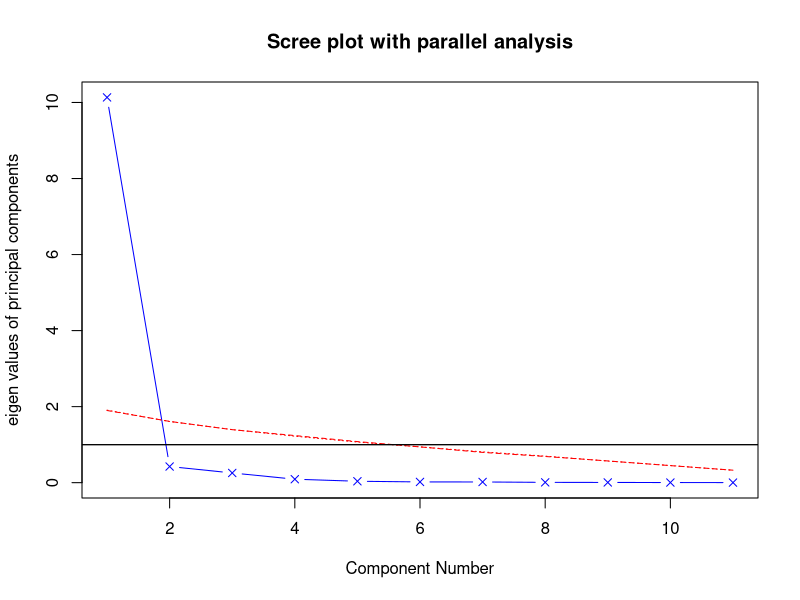
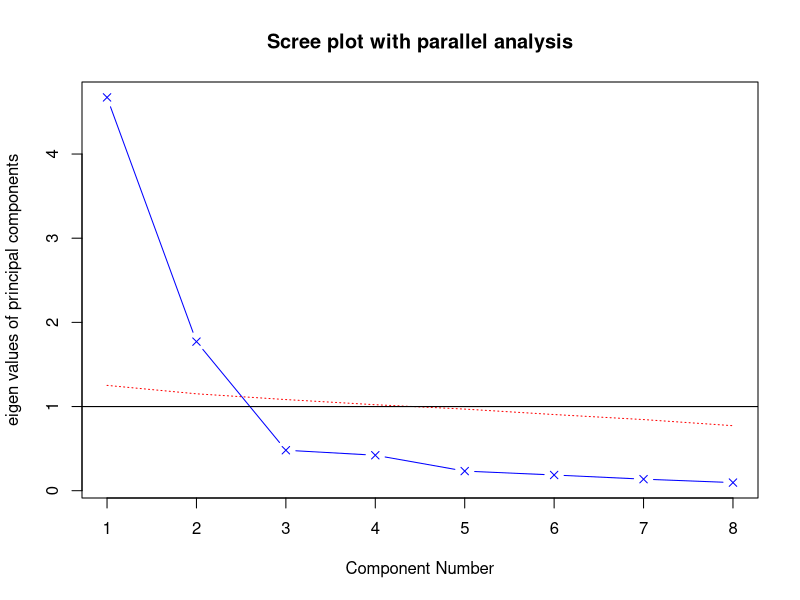
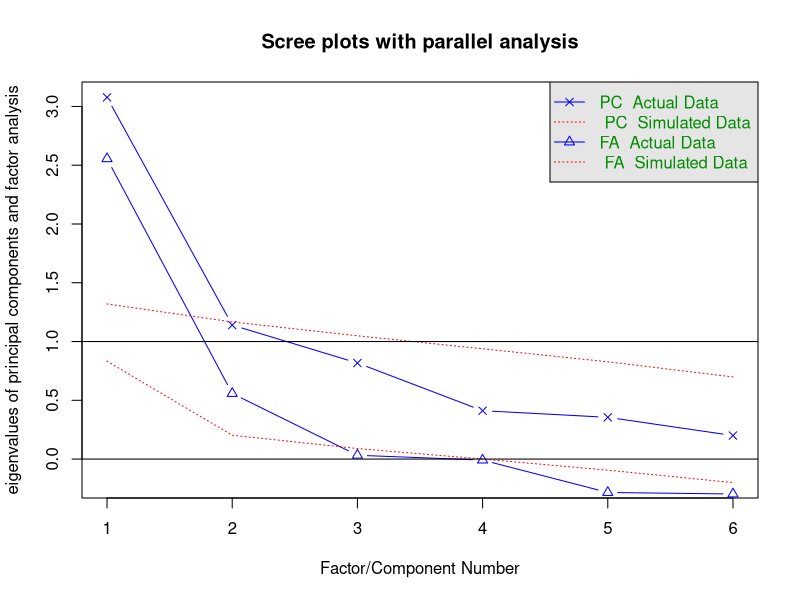
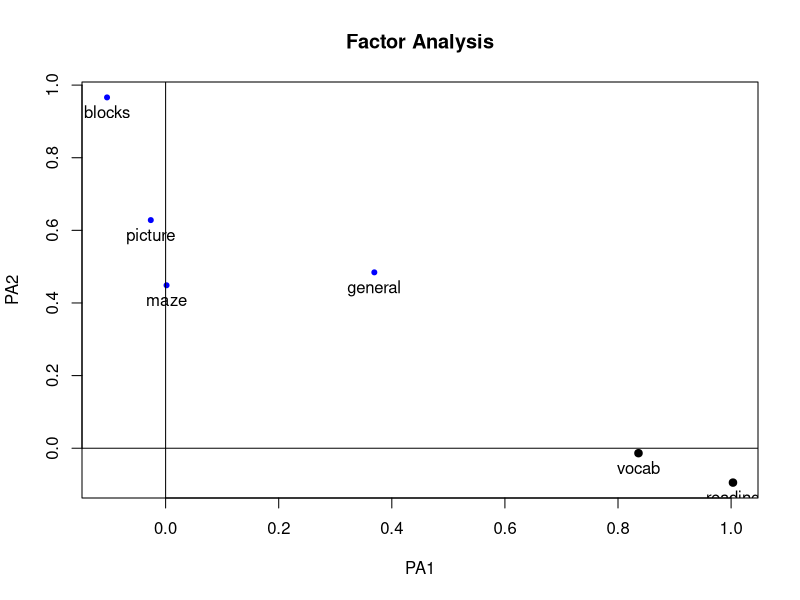
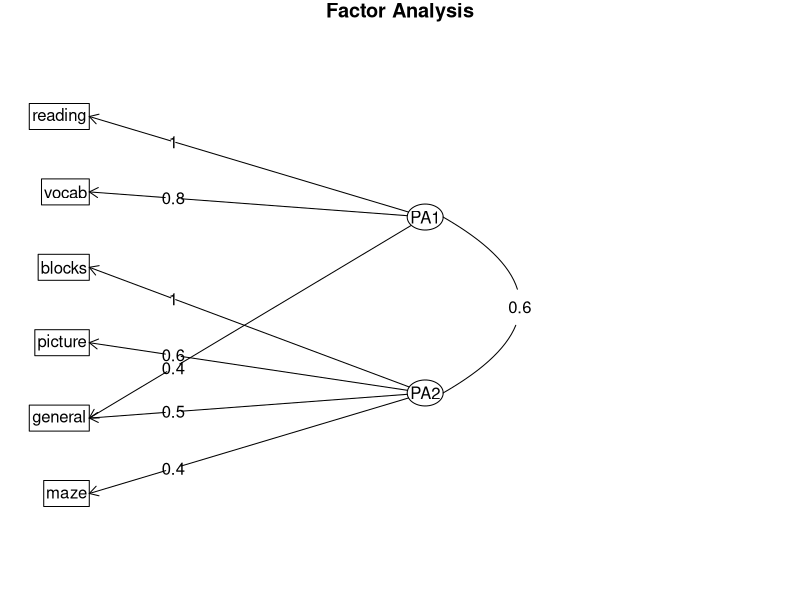

These figures' R source, in order:
# PCA: goal is to summarize or reduce the data dimensions by combining the variables together
# we get a smaller number of components that are uncorrelated with each other
# these new principal components are linear combinations of the original variables of the data

# basic scree plot for PCA
library(psych)
fa.parallel(USJudgeRatings[, -1], fa = 'pc', n.iter = 100, show.legend = FALSE,
            main = 'Scree plot with parallel analysis')
abline(h = 1) 
# this plot has 3 different tests: 1) the traditional bend test, which is at 1
# 2) for PCA, components above 1 are usually recommended to retain, which is also at 1
# 3) we get the mean eigenvalues for 100 random data matrices and plot that as the dashed line; usually retain if above that line

# extractinc principal components
library(psych)
pc <- principal(USJudgeRatings[, -1], nfactors = 1) # pass in the raw data or a correlation matrix
pc # pc1 column is the correlation between the original variable and the principal component
# h2 is the amount of variance in the original variable explained by the principal component, u2 is the amount not explained

# example with more than 1 principal component
library(psych)
fa.parallel(Harman23.cor$cov, n.obs = 302, fa = 'pc', n.iter = 100, show.legend = FALSE,
            main = 'Scree plot with parallel analysis') # when we pass in a correlation matrix, we need to specify number of observations
abline(h = 1) # here, we pick 2 Principal components
pc <- principal(r = Harman23.cor$cov, nfactors = 2, rotate = 'none')
pc # the first PC accounts for 58% of the variance, and PC2 22%; combined (cumulative) is 81%
# both PCs combined account for 88% of the variance for the height variable
# looking at the correlations, the first PC1 seems to be a very general factor, with positive correlations for all original variables
# PC2 is negative for the first 4, positive for the last 4; seems to be a length vs. volume thing; tough to interpret

# rotating principal components for better interpretability
rc <- principal(Harman23.cor$cov, nfactors = 2, rotate = 'varimax')
rc # notice that cumulative stays the same at 81%, and the variance explained by the components for each variable is the same
# the first component is primarily defined by the first 4 variables, and the second by the last 4

# obtaining principal component scores (to use in models)
library(psych)
pc <- principal(USJudgeRatings[, -1], nfactors = 1, score = TRUE)
head(pc$scores)

# obtaining principal component scoring coefficients (when you passed in correlation matrix instead of the raw data)
library(psych)
rc <- principal(Harman23.cor$cov, nfactors = 2, rotate = 'varimax')
round(unclass(rc$weights), 2) # PC1 = 0.28*height + 0.3*arm.span + ... + -0.04*chest.width

# Factor Analysis: goal is to analyze the correlations between the main set of variables to uncover a smaller set of
# more fundamental, unobserved variables
# whereas PCA is more for dimensionality reduction, factor analysis is useful when you're trying to understand the 
# relationships between a large number of variables and generate hypotheses

# basic scree plot for factor analysis
library(psych)
covariances <- ability.cov$cov
correlations <- cov2cor(covariances) # converts covariance matrices to correlation matrices
fa.parallel(correlations, n.obs = 112, fa = 'both', n.iter = 100,
            main = 'Scree plots with parallel analysis')
abline(h = 0)
# by specifying both, we make scree plots for PCA and EFA analysis, triangles represent FA
# for PC, the recommended number could be either 1 or 2
# for FA, keep in mind that being over 0 is usually grounds to retain; here we would do 2 factors

# extracting factors
fa <- fa(correlations, nfactors = 2, rotate = 'none', fm = 'pa')
fa # output is the same as PCA, again the loadings are not easy to interpret

# rotating factors with orthogonal rotation (artificially force the two factors to be uncorrelated)
fa.varimax <- fa(correlations, nfactors = 2, rotate = 'varimax', fm = 'pa')
fa.varimax
# reading, vocab, and general loaded on the first factor; picture, blocks, maze, and general loaded on the second factor
# this may suggest a verbal intelligence factor and a non-verbal one

# rotating factors with oblique rotation (allows them to be correlated, usually more realistic)
fa.promax <- fa(correlations, nfactors = 2, rotate = 'promax', fm = 'pa')
fa.promax
# the PA1 and PA2 columns are no longer correlations but now standardized regression coefficients; but you can still use
# them to generate your factors names/meanings
# we see a correlation of 0.55 between the 2 factors; if this was low, then it'd be better to just use orthogonal rotation
# because it is the simpler method and those factors are uncorrelated
# the following code will generate the factor structure matrix which contains the correlations between the origina 
# variables and the new factors, which is what we are used to
fsm <- function(oblique){
  if(class(oblique)[2] == 'fa' & is.null(oblique$Phi)){
    warning('Object doesn\'t look like oblique EFA')
  }else{
    P <- unclass(oblique$loading)
    Q <- P %*% oblique$Phi
    colnames(Q) <- c('PA1', 'PA2')
    return(Q)
  }
}
fsm(fa.promax) # these are the correlations
factor.plot(fa.promax, labels = rownames(fa.promax$loadings)) # this shows you how the different variables compare for the factors
fa.diagram(fa.promax, simple = FALSE) # shows the largest loadings for each factor, as well as the correlation between
# the two factors (0.6); this is very nice when there are a bunch of factors (whereas the plot is limited to 2-d)













